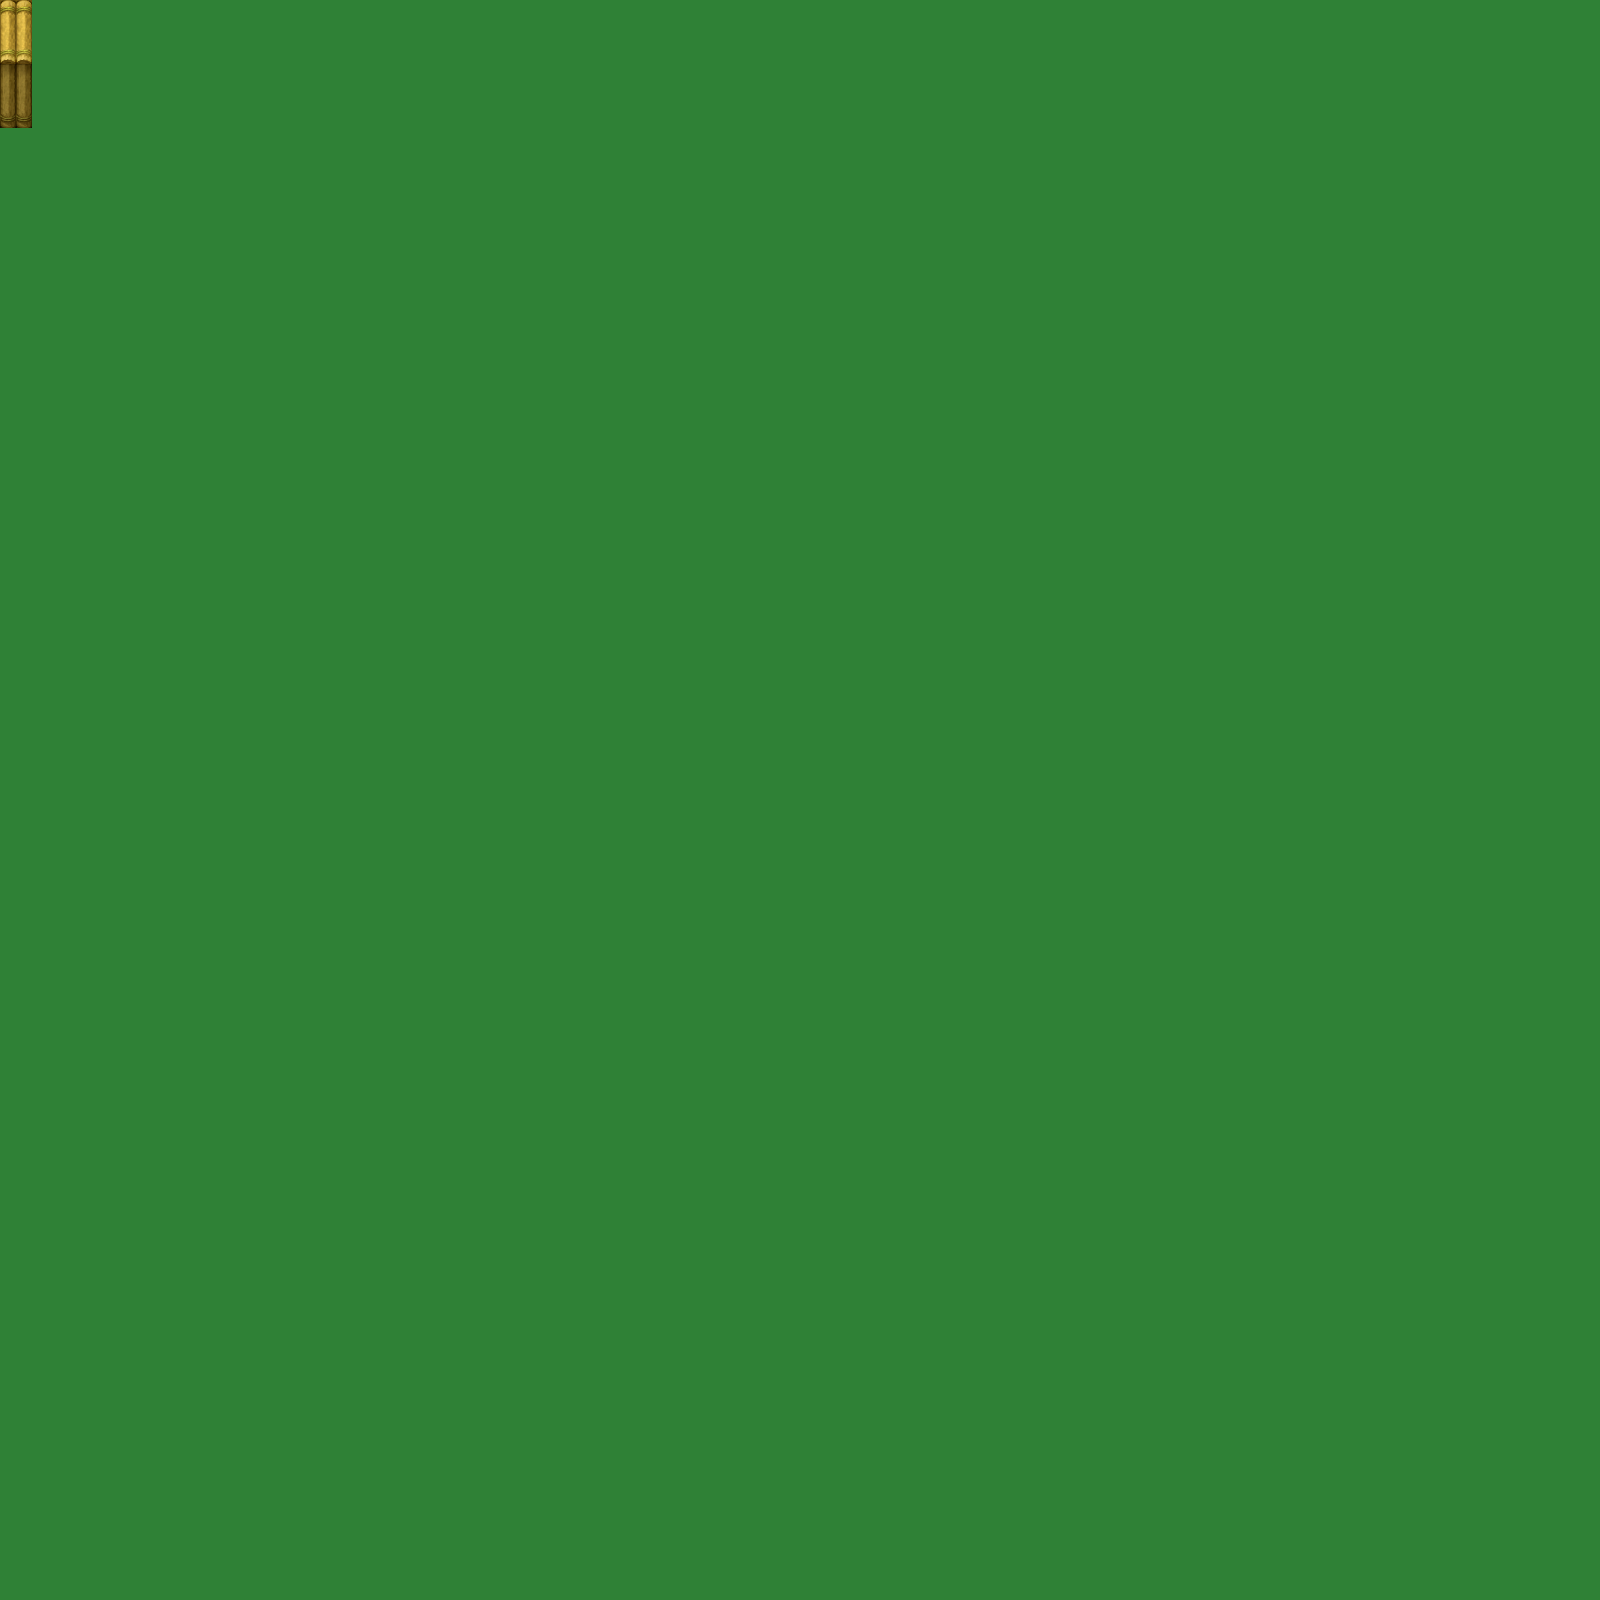

The image is a tile-based game level rendered from a .tmx file. Its description and source (layers, tilesets, objects; grid data summarised) follow:
An orthogonal 50x50 tile map with 32x32 px tiles, 2 tile layers (1, 2), 2 tilesets and 1 object (teleport).

<map version="1.0" orientation="orthogonal" width="50" height="50" tilewidth="32" tileheight="32">
 <tileset firstgid="1" name="remparts" tilewidth="32" tileheight="32">
  <image source="../pictures/TileA3-byLunarea.png" width="512" height="256" />
 </tileset>
 <tileset firstgid="129" name="herbe" tilewidth="32" tileheight="32">
  <image source="../pictures/grass.png" width="96" height="192" />
 </tileset>
 <layer name="1" width="50" height="50">
  <data>[2500 cells, 2500 non-empty, 1 distinct tile ids]</data>
 </layer>
 <layer name="2" width="50" height="50">
  <data>[2500 cells, 4 non-empty, 4 distinct tile ids]</data>
 </layer>
 <objectgroup name="logic" width="50" height="50">
  <object name="test" type="teleport" x="0" y="0" width="32" height="32" />
 </objectgroup>
</map>
